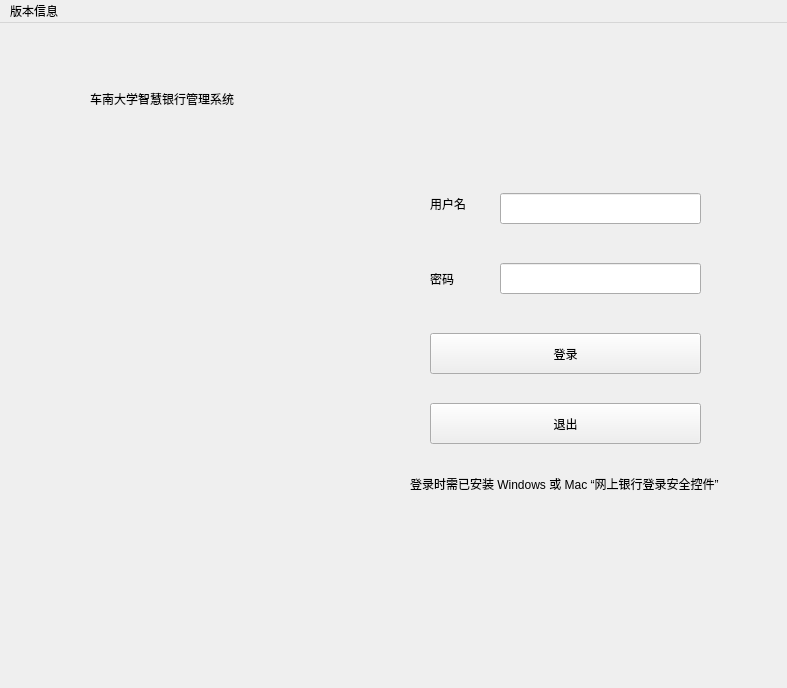
<?xml version="1.0" encoding="UTF-8"?>
<ui version="4.0">
 <class>MainWindow</class>
 <widget class="QMainWindow" name="MainWindow">
  <property name="geometry">
   <rect>
    <x>0</x>
    <y>0</y>
    <width>787</width>
    <height>688</height>
   </rect>
  </property>
  <property name="windowTitle">
   <string>MainWindow</string>
  </property>
  <widget class="QWidget" name="centralwidget">
   <property name="whatsThis">
    <string>&lt;html&gt;&lt;head/&gt;&lt;body&gt;&lt;p&gt;你你你&lt;/p&gt;&lt;/body&gt;&lt;/html&gt;</string>
   </property>
   <widget class="QWidget" name="widget_4" native="true">
    <property name="geometry">
     <rect>
      <x>11</x>
      <y>228</y>
      <width>22</width>
      <height>22</height>
     </rect>
    </property>
    <layout class="QVBoxLayout" name="verticalLayout"/>
   </widget>
   <widget class="QLabel" name="label">
    <property name="geometry">
     <rect>
      <x>430</x>
      <y>160</y>
      <width>81</width>
      <height>41</height>
     </rect>
    </property>
    <property name="text">
     <string>用户名</string>
    </property>
   </widget>
   <widget class="QLineEdit" name="lineEdit">
    <property name="enabled">
     <bool>true</bool>
    </property>
    <property name="geometry">
     <rect>
      <x>500</x>
      <y>170</y>
      <width>201</width>
      <height>31</height>
     </rect>
    </property>
   </widget>
   <widget class="QLineEdit" name="lineEdit_2">
    <property name="geometry">
     <rect>
      <x>500</x>
      <y>240</y>
      <width>201</width>
      <height>31</height>
     </rect>
    </property>
   </widget>
   <widget class="QLabel" name="label_2">
    <property name="geometry">
     <rect>
      <x>430</x>
      <y>240</y>
      <width>61</width>
      <height>31</height>
     </rect>
    </property>
    <property name="text">
     <string>密码   </string>
    </property>
   </widget>
   <widget class="QLabel" name="label_3">
    <property name="geometry">
     <rect>
      <x>0</x>
      <y>0</y>
      <width>841</width>
      <height>581</height>
     </rect>
    </property>
    <property name="styleSheet">
     <string notr="true">image:url(:/20210817161503802.png)</string>
    </property>
    <property name="text">
     <string/>
    </property>
   </widget>
   <widget class="QLabel" name="label_4">
    <property name="geometry">
     <rect>
      <x>90</x>
      <y>-10</y>
      <width>641</width>
      <height>171</height>
     </rect>
    </property>
    <property name="text">
     <string>车南大学智慧银行管理系统</string>
    </property>
   </widget>
   <widget class="QPushButton" name="pushButtonexit">
    <property name="geometry">
     <rect>
      <x>430</x>
      <y>380</y>
      <width>271</width>
      <height>41</height>
     </rect>
    </property>
    <property name="styleSheet">
     <string notr="true">image:rgb(135, 163, 255)</string>
    </property>
    <property name="text">
     <string>退出</string>
    </property>
   </widget>
   <widget class="QPushButton" name="pushButtonin">
    <property name="geometry">
     <rect>
      <x>430</x>
      <y>310</y>
      <width>271</width>
      <height>41</height>
     </rect>
    </property>
    <property name="styleSheet">
     <string notr="true">image:rgb(170, 0, 0)</string>
    </property>
    <property name="text">
     <string>登录</string>
    </property>
   </widget>
   <widget class="QLabel" name="label_5">
    <property name="geometry">
     <rect>
      <x>410</x>
      <y>430</y>
      <width>391</width>
      <height>61</height>
     </rect>
    </property>
    <property name="text">
     <string>登录时需已安装 Windows 或 Mac “网上银行登录安全控件”</string>
    </property>
   </widget>
   <widget class="QLabel" name="label_6">
    <property name="geometry">
     <rect>
      <x>-50</x>
      <y>0</y>
      <width>881</width>
      <height>601</height>
     </rect>
    </property>
    <property name="styleSheet">
     <string notr="true">image:url(:/mainwindow.png)</string>
    </property>
    <property name="text">
     <string/>
    </property>
   </widget>
   <zorder>label_6</zorder>
   <zorder>label_3</zorder>
   <zorder>widget_4</zorder>
   <zorder>label</zorder>
   <zorder>lineEdit</zorder>
   <zorder>lineEdit_2</zorder>
   <zorder>label_2</zorder>
   <zorder>label_4</zorder>
   <zorder>pushButtonexit</zorder>
   <zorder>pushButtonin</zorder>
   <zorder>label_5</zorder>
  </widget>
  <widget class="QMenuBar" name="menuBar">
   <property name="geometry">
    <rect>
     <x>0</x>
     <y>0</y>
     <width>787</width>
     <height>25</height>
    </rect>
   </property>
   <widget class="QMenu" name="menubanbenxinxi">
    <property name="title">
     <string>版本信息</string>
    </property>
    <addaction name="actionchk"/>
   </widget>
   <addaction name="menubanbenxinxi"/>
  </widget>
  <action name="actionchk">
   <property name="text">
    <string>查看</string>
   </property>
  </action>
 </widget>
 <resources/>
 <connections/>
</ui>
